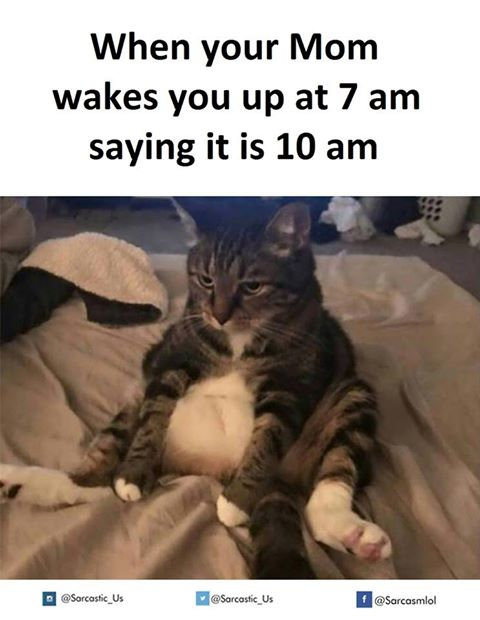
#> input picture python_btp/2.jpg, 480 x 620 px
$ python sift.py   (older library calls are emulated)
#> lines starting #> are read from the running program, lines starting #| are printed output that depends on the picture
import cv2
import numpy as np

img = cv2.imread('2.jpg')
#> img is the input picture: shape (620, 480, 3); mean B, G, R 130.1, 139.4, 152.1
gray= cv2.cvtColor(img,cv2.COLOR_BGR2GRAY)
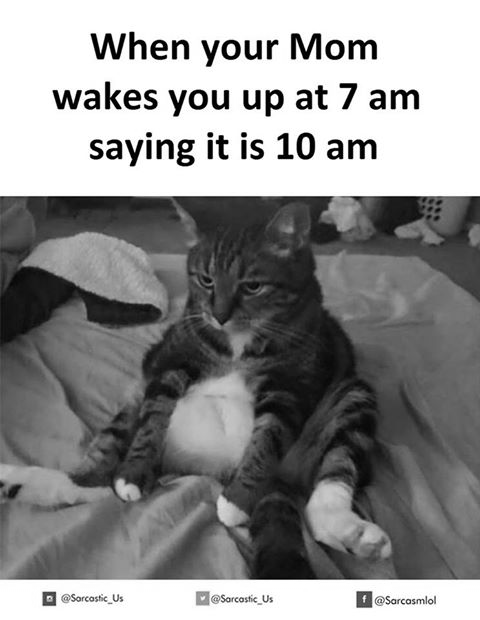
#> gray: shape (620, 480); min 0, max 255, mean 142.1

sift = cv2.SIFT()
kp, des = sift.detectAndCompute(gray,None)
#> kp = 1002 keypoints; strongest (x, y, size): (210, 134, 3.5), (185, 146, 3.6), (92, 103, 3.3), (377, 103, 3.3)

img=cv2.drawKeypoints(img,kp,flags=cv2.DRAW_MATCHES_FLAGS_DRAW_RICH_KEYPOINTS)
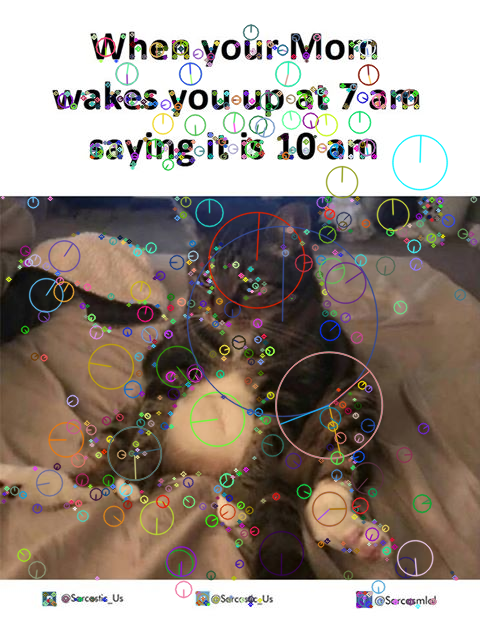
#> img: shape (620, 480, 3); mean B, G, R 132.3, 141.4, 152.9

cv2.imshow('sift_keypoints.jpg',img)

$ run again, with python_btp/a2.jpg copied over python_btp/2.jpg
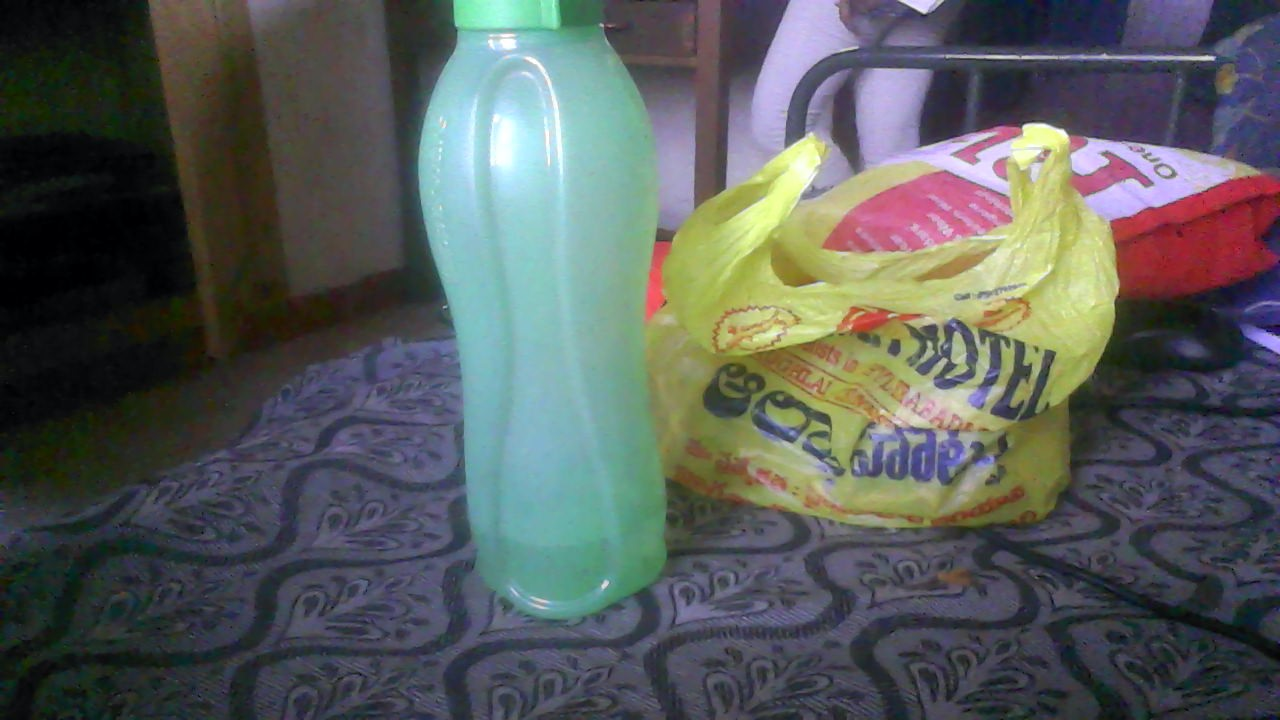
#> input picture python_btp/a2.jpg, 1280 x 720 px
#> img is the input picture: shape (720, 1280, 3); mean B, G, R 91.2, 92.7, 88.2
#> `gray= cv2.cvtColor(img,cv2.COLOR_BGR2GRAY)`:
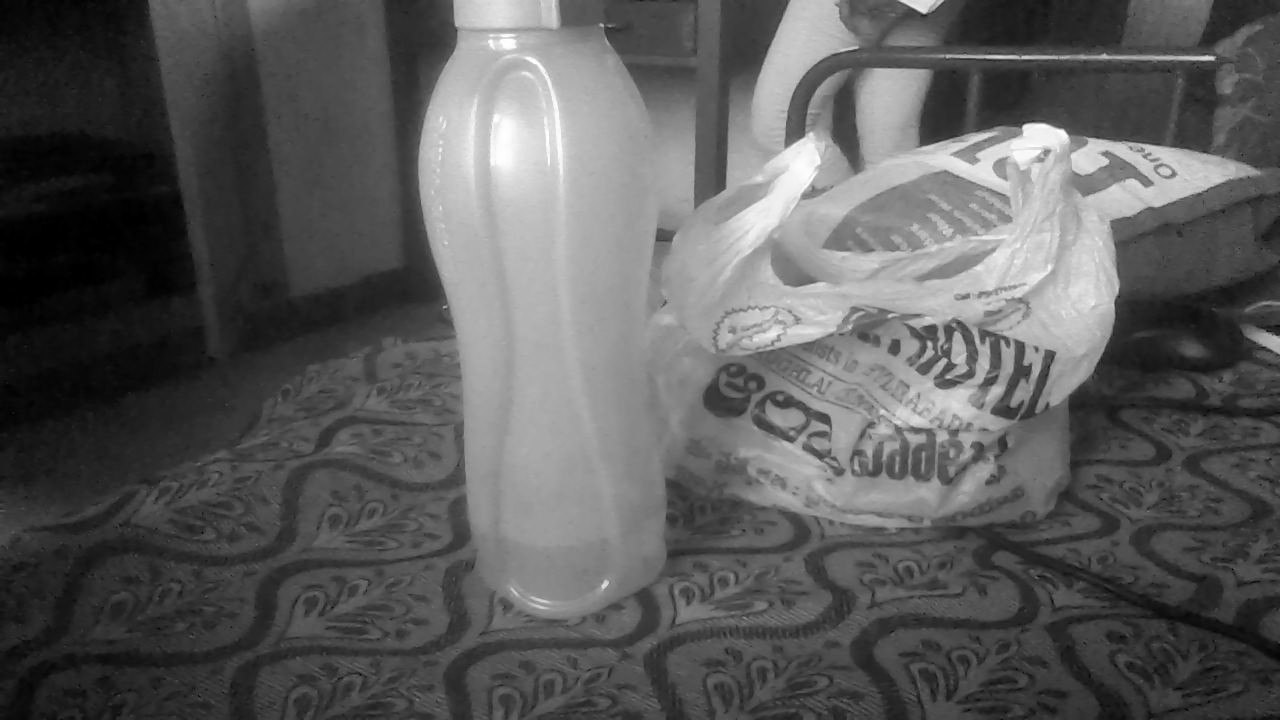
#> gray: shape (720, 1280); min 0, max 255, mean 91.2
#> kp = 1760 keypoints; strongest (x, y, size): (1039, 137, 25.9), (1211, 58, 4), (1048, 234, 137), (1186, 174, 42)
#> `img=cv2.drawKeypoints(img,kp,flags=cv2.DRAW_MATCHES_FLAGS_DRAW_RICH_KE..`:
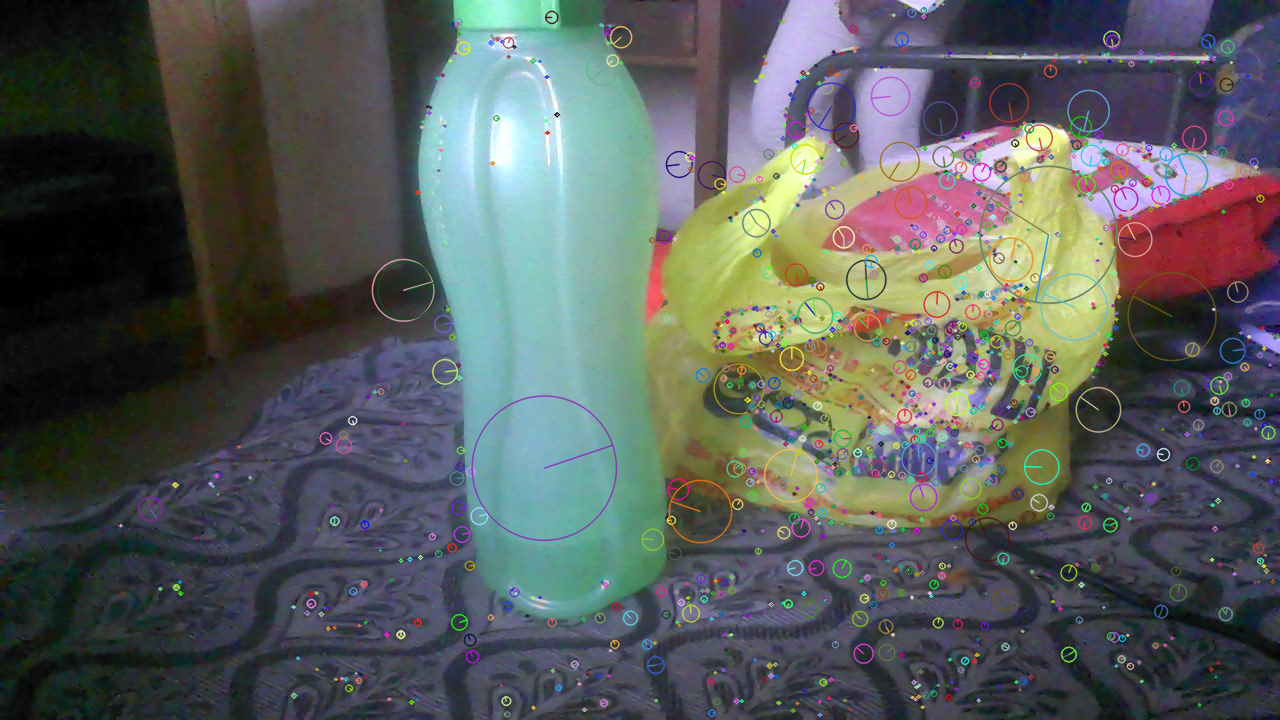
#> img: shape (720, 1280, 3); mean B, G, R 91.7, 93.1, 88.6

$ run again, with python_btp/b1.jpg copied over python_btp/2.jpg
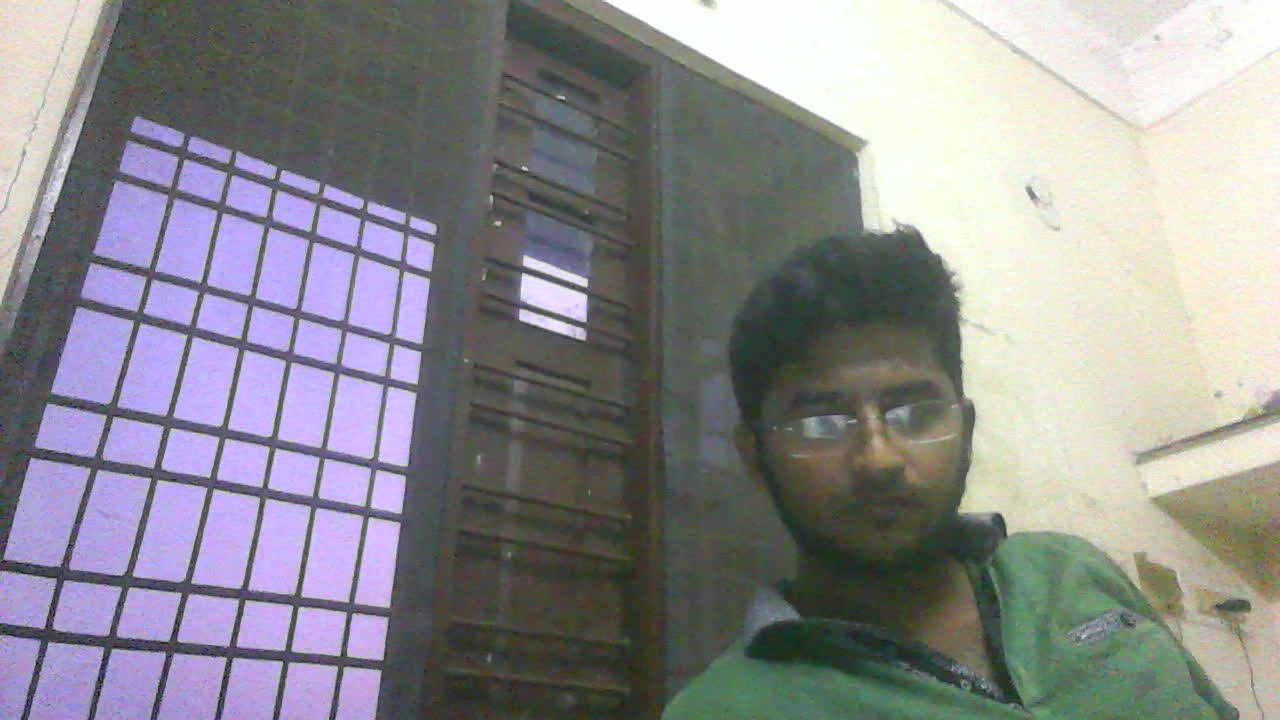
#> input picture python_btp/b1.jpg, 1280 x 720 px
#> img is the input picture: shape (720, 1280, 3); mean B, G, R 143.1, 140, 140.6
#> `gray= cv2.cvtColor(img,cv2.COLOR_BGR2GRAY)`:
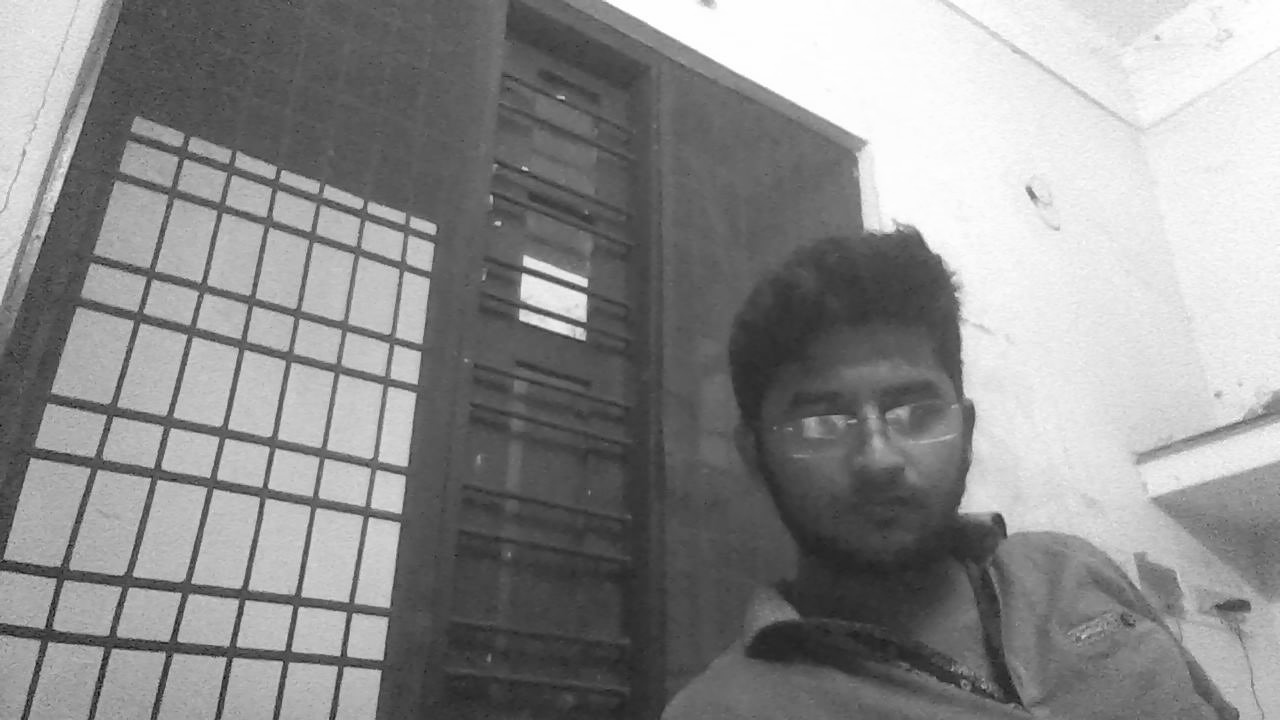
#> gray: shape (720, 1280); min 9, max 255, mean 140.5
#> kp = 2281 keypoints; strongest (x, y, size): (554, 298, 46.5), (529, 262, 8.1), (525, 316, 8.2), (583, 282, 6.4)
#> `img=cv2.drawKeypoints(img,kp,flags=cv2.DRAW_MATCHES_FLAGS_DRAW_RICH_KE..`:
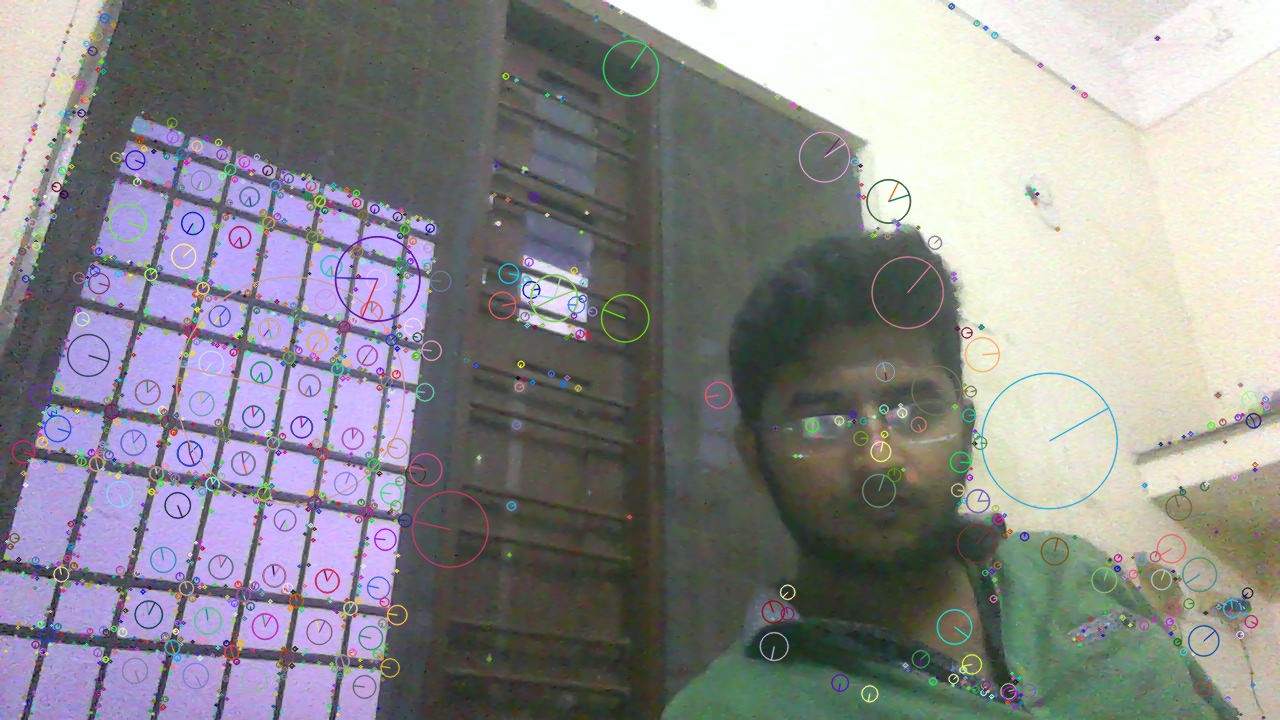
#> img: shape (720, 1280, 3); mean B, G, R 141.3, 139.3, 139.8
